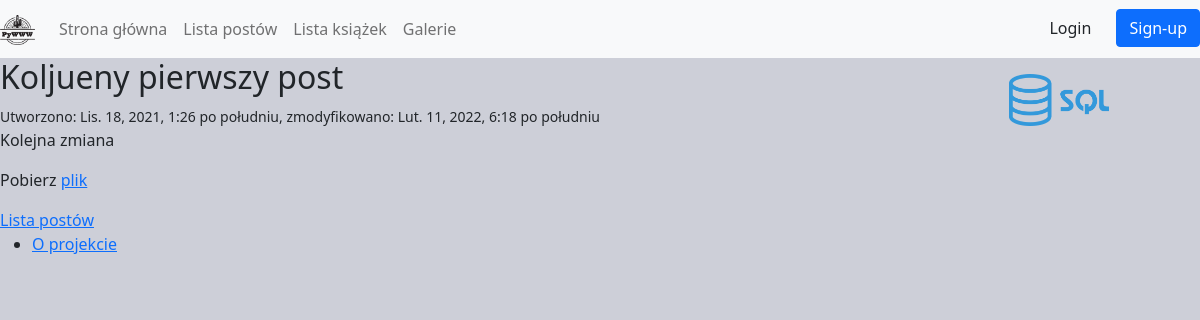
The app's page /posts/1/ with its own data.
### posts/models.py (models this page shows, shortened)
class Post(Timestamp):
  title = models.CharField(verbose_name='Tytuł', max_length=255)
  content = models.TextField(verbose_name='Treść')
  published = models.BooleanField(verbose_name='Opublikowany', default=False)
  sponsored = models.BooleanField(verbose_name='Sponsorowany', default=False)
  author = models.ForeignKey("auth.User", on_delete=models.CASCADE, related_name="posts")
  tags = models.ManyToManyField('tags.Tag', related_name='posts')
  category = models.ManyToManyField('posts.Category', default=None, related_name='categories')
  example_file = models.FileField(upload_to='posts/examples/', blank=True, null=True)
  image = ImageField(upload_to='posts/images/%Y/%m/%d', blank=True, null=True)

### posts/views.py (the view)
# urls.py: path('<int:post_id>/', post_details, name='post_details'),
def post_details(request, post_id):
  post = Post.objects.get(id=post_id)
  context = {"post": post}
  return render(request, "posts/details.html", context)

### posts/templates/posts/details.html (shortened to what this page needs)
{% extends 'base.html' %}
{% load static %}
{% load thumbnail %}
{% block style %}<link href={% static "posts/css/style.css" %} rel="stylesheet">{% endblock %}
{% block body %}
  <div class="row">
    {% if post.published %}
      <div class="col-md-9">
        <h2>{{ post.title }}</h2>
        <div>
          <small>Utworzono: {{ post.created }}, zmodyfikowano: {{ post.modified }}</small>
        </div>
        <div>
          <p>{{ post.content }}</p>
        </div>
        {% if post.example_file %}
        <div>
          <p>Pobierz <a href="{{ post.example_file.url }}">plik</a></p>
        </div>
        {% endif %}
      </div>
      {% if post.image %}
        <div class="col-md-3">
          {% thumbnail post.image "x150" format="PNG" as im %}
            <img class="posts__img" src="{{ im.url }}">
          {% endthumbnail %}
        </div>
      {% endif %}
    {% else %}
      <h2>Post nie nie jest publiczny</h2>
    {% endif %}
  </div>
  <a href="{% url 'posts:list' %}">Lista postów</a>
{% endblock %}

### main/static/main/css/style.css (style rules this page uses)
body { background-color: rgb(205, 207, 216); }

### posts/static/posts/css/style.css (style rules this page uses)
.posts__img { width: 100%; max-width: 100px; display: block; margin: 1rem auto; }

### records on screen
Post: title "Koljueny pierwszy post", created "Lis. 18, 2021, 1:26 po południu", modified "Lut. 11, 2022, 6:18 po południu", content "Kolejna zmiana"
